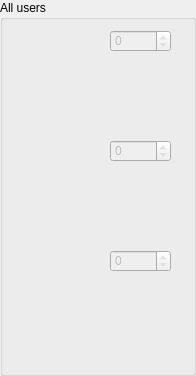
<?xml version="1.0" encoding="UTF-8"?>
<ui version="4.0">
 <class>ClickWindow</class>
 <widget class="QGroupBox" name="ClickWindow">
  <property name="geometry">
   <rect>
    <x>0</x>
    <y>0</y>
    <width>196</width>
    <height>376</height>
   </rect>
  </property>
  <property name="windowTitle">
   <string>Click output</string>
  </property>
  <property name="toolTip">
   <string>Displays the information about clicks in real time</string>
  </property>
  <property name="title">
   <string>All users</string>
  </property>
  <property name="flat">
   <bool>false</bool>
  </property>
  <property name="checkable">
   <bool>false</bool>
  </property>
  <widget class="QSpinBox" name="globButCount">
   <property name="enabled">
    <bool>false</bool>
   </property>
   <property name="geometry">
    <rect>
     <x>110</x>
     <y>30</y>
     <width>61</width>
     <height>22</height>
    </rect>
   </property>
   <property name="autoFillBackground">
    <bool>false</bool>
   </property>
   <property name="wrapping">
    <bool>true</bool>
   </property>
   <property name="readOnly">
    <bool>true</bool>
   </property>
   <property name="maximum">
    <number>999999</number>
   </property>
  </widget>
  <widget class="QSpinBox" name="wedgePresCount">
   <property name="enabled">
    <bool>false</bool>
   </property>
   <property name="geometry">
    <rect>
     <x>110</x>
     <y>140</y>
     <width>61</width>
     <height>22</height>
    </rect>
   </property>
   <property name="autoFillBackground">
    <bool>false</bool>
   </property>
   <property name="wrapping">
    <bool>true</bool>
   </property>
   <property name="readOnly">
    <bool>true</bool>
   </property>
   <property name="maximum">
    <number>999999</number>
   </property>
  </widget>
  <widget class="QSpinBox" name="scaleButCount">
   <property name="enabled">
    <bool>false</bool>
   </property>
   <property name="geometry">
    <rect>
     <x>110</x>
     <y>250</y>
     <width>61</width>
     <height>22</height>
    </rect>
   </property>
   <property name="autoFillBackground">
    <bool>false</bool>
   </property>
   <property name="wrapping">
    <bool>true</bool>
   </property>
   <property name="readOnly">
    <bool>true</bool>
   </property>
   <property name="maximum">
    <number>999999</number>
   </property>
  </widget>
  <widget class="QLabel" name="globBut">
   <property name="geometry">
    <rect>
     <x>10</x>
     <y>30</y>
     <width>81</width>
     <height>81</height>
    </rect>
   </property>
   <property name="text">
    <string/>
   </property>
  </widget>
  <widget class="QLabel" name="wedgeBut">
   <property name="geometry">
    <rect>
     <x>10</x>
     <y>140</y>
     <width>81</width>
     <height>81</height>
    </rect>
   </property>
   <property name="text">
    <string/>
   </property>
  </widget>
  <widget class="QLabel" name="scaleBut">
   <property name="geometry">
    <rect>
     <x>10</x>
     <y>250</y>
     <width>81</width>
     <height>81</height>
    </rect>
   </property>
   <property name="text">
    <string/>
   </property>
  </widget>
 </widget>
 <resources/>
 <connections/>
</ui>
